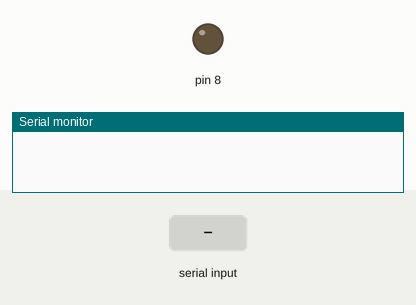
A sketch run on a simulated Arduino Uno, built with avr-gcc and run on an emulated ATmega328P. Parts: output pins drawn as LEDs (lit = HIGH), the last lines printed to the serial monitor. Dashed ring = blinking. Inputs (shaded band) come from the test bench.

Above: at 1.2 s.
1.3 s: "0" received over Serial
At 3.7 s:
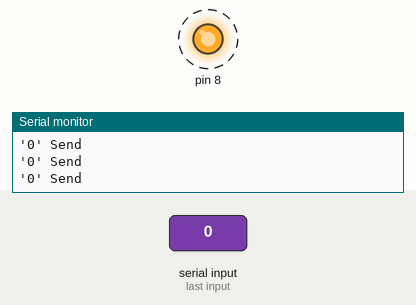
4.3 s: "2" received over Serial
5.8 s: "1" received over Serial
At 6.02 s:
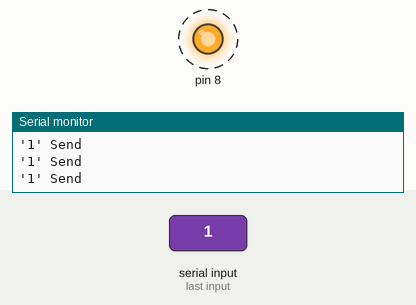
Timing chart, 0 to 14.8 s (numbered marks = the images above; inputs shaded):
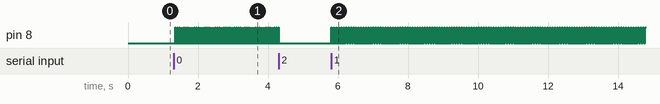

The sketch:

sender.ino
```cpp
int sendBit;
void setup()
{
  Serial.begin(9600);
  pinMode(8, OUTPUT);
  digitalWrite(8, LOW);
}
void loop()

{
  if (Serial.available() > 0)
  {
    sendBit = Serial.read();
  }

  if (sendBit == '0')
  {
    digitalWrite(8, HIGH);
    delay(10);
    digitalWrite(8, LOW);
    Serial.println("'0' Send");
  }
  else if (sendBit == '1')
  {
    digitalWrite(8, HIGH);
    delay(20);
    digitalWrite(8, LOW);
    Serial.println("'1' Send");
  }
  delay(50);
}
```

Measured:
- after the input at 1.3 s, pin 8: alternates HIGH for 0.01 s and LOW for 0.05 s, starting after 0.05 s
- after the input at 4.3 s, pin 8: goes on until 4.3 s, then stays LOW
- after the input at 5.8 s, pin 8: alternates HIGH for 0.02 s and LOW for 0.05 s, starting at once
